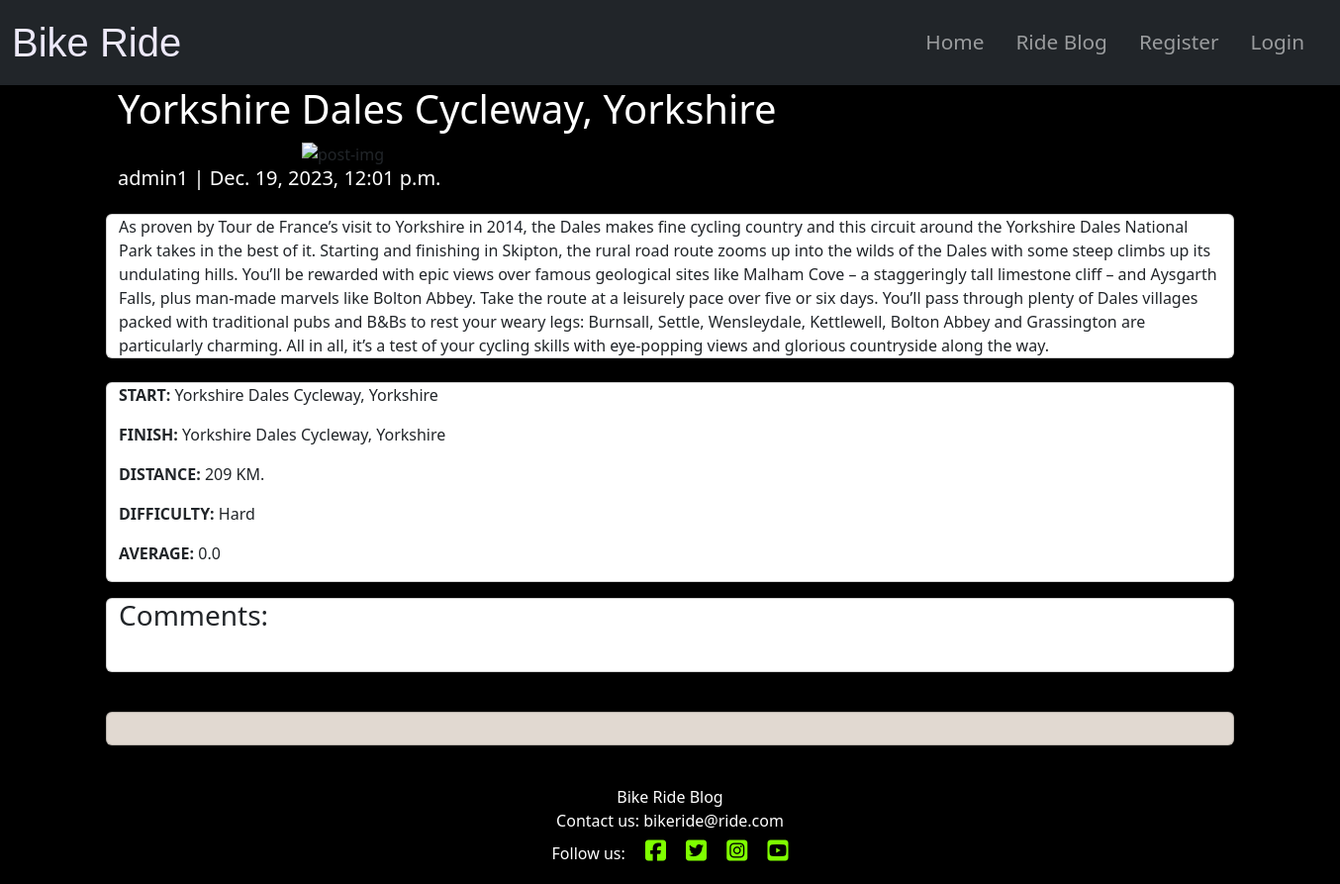
Screenshot of /entry/yorkshire-dales-cycleway-yorkshire with the database file from the repository.
### ride/models.py (models this page shows, shortened)
class Entry(models.Model):
    title = models.CharField(max_length=200, unique=True)
    slug = models.SlugField(max_length=200, unique=True)
    author = models.ForeignKey(User, on_delete=models.CASCADE)
    updated_on = models.DateTimeField(auto_now=True)
    created_on = models.DateTimeField(auto_now_add=True)
    distance = models.IntegerField(help_text="Add the distance", default=0)
    start = models.TextField(blank=False)
    finish = models.TextField(blank=False)
    content = models.TextField()
    featured_image = CloudinaryField("image", default="placeholder")
    status = models.IntegerField(choices=STATUS, default=0)
    difficulty = models.CharField(
        max_length=10, null=True, blank=True, choices=diff
    )
    class Meta:
        ordering = ["-created_on"]
    def average_rating(self) -> float:
        return (
            Rating.objects.filter(entry=self).aggregate(Avg("rating"))[
                "rating__avg"
            ]
            or 0
        )

### ride/views.py (the view, shortened to what this page needs)
# urls.py: path('<slug:slug>', views.EntryDetail.as_view(), name='entry_detail'),
class EntryDetail(View):
    def get(self, request, slug, *args, **kwargs):
        queryset = Entry.objects.filter(status=1)
        entry = get_object_or_404(queryset, slug=slug)
        comments = entry.comments.filter(approved=True).order_by("created_on")
        rating = entry.average_rating
        return render(
            request,
            "post_detail.html",
            {
                "entry": entry,
                "comments": comments,
                "commented": False,
                "comment_form": CommentForm(),
                "rating": rating,
            },
        )

### templates/post_detail.html (shortened to what this page needs)
{% extends "base.html" %}
{% block content %}
{% load crispy_forms_tags %}
<div class="masthead">
    <div class="container">
        <div class="row g-0">
            <div class="col-md-12 post-text">
                <h1 class="post-title white">{{ entry.title }}</h1>
            </div>
        </div>
        <div class="d-md-block col-md-12 offset-md-2 post-image">
            {% if "placeholder" in post.featured_image.url %}
            <img class="post-img" src="https://res.cloudinary.com/dmecv9zwa/image/upload/v1680130673/x6ayc6fvpikajmenqnyv.jpg" alt="post-img">
            {% else %}
            <img class="post-img" src=" {{ entry.featured_image.url }}" alt="post-img">
            {% endif %}
        </div>
        <div class="post-text">
            <h5 class="post-subtitle white">{{ entry.author }} | {{ entry.created_on }}</h5>
        </div>
    </div>
</div>
<div class="container">
    <div class="row">
        <div class="col card mb-4  mt-3 left  top post-body">
            <div>
                <p class="card-text">
                    {{ entry.content | safe }}
                </p>
            </div>
        </div>
    </div>
    <div class="row">
        <div class="col card">
            <p>
                <b>START:</b>
                {{ entry.start }}
            </p>
            <p>
                <b>FINISH:</b>
                {{ entry.finish }}
            </p>
            <p>
                <b>DISTANCE:</b>
                {{ entry.distance }}
                KM.
            </p>
            <p>
                <b>DIFFICULTY:</b>
                {{ entry.difficulty }}
            </p>
            <p>
                <b>AVERAGE:</b>
                {{ entry.average_rating|floatformat:1 }}
            </p>
        </div>
    </div>
    <div class="row">
        <div class="col-md-12 card mb-4  mt-3 post-body">
            <h3>Comments:</h3>
            <div class="card-body">
            </div>
        </div>
    </div>
    <div class="row">
        <div class="col-md-12 card mb-4  mt-3 post-body leave-coment">
            <div class="card-body">
            </div>
        </div>
    </div>
</div>
{% endblock content %}

### static/css/style.css (style rules this page uses)
body { background-color: #000000; }
.white { color: #FFFFFF; }
.leave-coment { background-color: #E1D9D1; }

### rows the page displays
Entry: title "Yorkshire Dales Cycleway, Yorkshire", author "admin1", created_on "Dec. 19, 2023, 12:01 p.m.", content "As proven by Tour de France’s visit to Yorkshire in 2014, the Dales makes fine cycling country and this circuit around the Yorkshire Dales National Park takes in the best of it. Starting and finishing in Skipton, the rural road route zooms up into the wilds of the Dales with some steep climbs up its undulating hills. You’ll be rewarded with epic views over famous geological sites like Malham Cove – a staggeringly tall limestone cliff – and Aysgarth Falls, plus man-made marvels like Bolton Abbey. Take the route at a leisurely pace over five or six days. You’ll pass through plenty of Dales villages packed with traditional pubs and B&Bs to rest your weary legs: Burnsall, Settle, Wensleydale,…", start "Yorkshire Dales Cycleway, Yorkshire", finish "Yorkshire Dales Cycleway, Yorkshire", distance "209", difficulty "Hard", average_rating "0.0"
